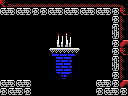

The image is a tile-based game level rendered from a .tmx file. Its description and complete source (layers, tilesets, objects, tile grids) follow:
An orthogonal 16x12 tile map with 8x8 px tiles, 1 tile layer (Tile Layer 1) and 8 objects (2x item, 2x breakable-right, 2x door-right, big-item, 4x4-item).

<map version="1.0" orientation="orthogonal" renderorder="right-down" width="16" height="12" tilewidth="8" tileheight="8" nextobjectid="9">
 <properties>
  <property name="down" value="hole" />
  <property name="left" value="hole" />
 </properties>
 <tileset firstgid="1" name="tiles" tilewidth="8" tileheight="8" tilecount="256" columns="16">
  <image source="tiles.png" width="128" height="128" />
 </tileset>
 <layer name="Tile Layer 1" width="16" height="12">
  <data encoding="csv">
122,252,252,252,252,252,252,252,252,252,252,252,252,252,252,130,
103,104,103,104,165,165,103,104,103,104,103,104,103,104,165,122,
1,1,1,1,1,1,1,1,1,1,1,1,1,1,165,247,
1,1,1,1,1,1,1,1,1,1,1,1,1,1,105,247,
1,1,1,1,1,1,1,253,131,1,1,1,1,1,106,247,
1,1,1,1,1,1,1,133,134,1,1,1,1,1,165,117,
1,1,1,1,1,1,140,255,255,139,1,1,1,1,165,122,
1,1,1,1,1,1,1,217,217,1,1,1,1,1,105,247,
1,1,1,1,1,1,1,233,233,1,1,1,1,1,106,247,
1,1,1,1,1,1,1,154,153,1,1,1,1,1,165,247,
103,104,103,104,1,1,1,1,1,1,1,1,103,104,165,117,
165,103,104,165,1,1,1,1,1,1,1,1,165,103,104,165
</data>
 </layer>
 <objectgroup name="objects">
  <object id="1" type="item" x="96" y="64" width="16" height="16" />
  <object id="2" type="big-item" x="0" y="56" width="32" height="24" />
  <object id="3" type="breakable-right" x="112" y="56" width="16" height="24" />
  <object id="4" type="breakable-right" x="112" y="16" width="16" height="24" />
  <object id="5" type="door-right" x="112" y="16" width="16" height="24" />
  <object id="6" type="door-right" x="112" y="56" width="16" height="24" />
  <object id="7" type="4x4-item" x="0" y="48" width="32" height="32" />
  <object id="8" type="item" x="8" y="64" width="16" height="16" />
 </objectgroup>
</map>
